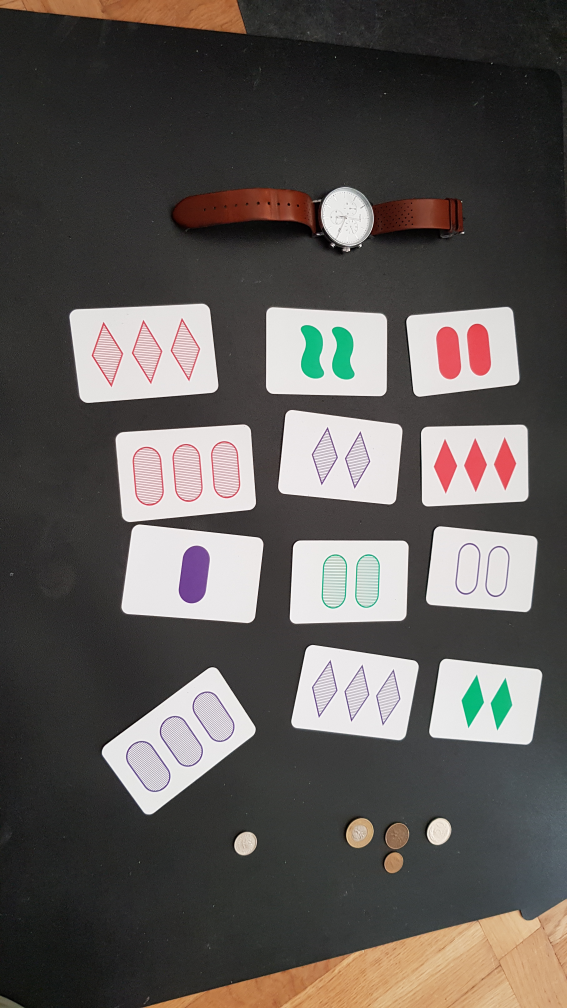
#> input picture images/12.jpg, 2268 x 4032 px (shown at 1/4 size)
$ python -i HuMoments.py   (imports and definitions only)   (older library calls are emulated)
#> lines starting #> are read from the running program, lines starting #| are printed output that depends on the picture; after the words box and inside, x2 and y2 are one past the last pixel; in counts of white or black regions, pixels touching at a corner belong together
import cv2
import numpy as np
from skimage import color
from skimage.morphology import erosion, dilation

import cvMatchingTemplate

###Image helper functions
claheObj = cv2.createCLAHE(clipLimit = 10.0, tileGridSize = (40,40))

# [206 lines left out: functions cutOut, cutOutOriginal, pickNumber, pickColor, pickFilling, pickShape and 1 more, not called in this run]

#####Image preparation
def clahe(image):
    return claheObj.apply(image)

def tresh(t, x):
    binary = (x < t) * 255.0
    binary = np.uint8(binary)
    return binary
def contrast(image, perc):
    MIN = np.percentile(image, perc)
    MAX = np.percentile(image, 100 - perc)
    norm = (image - MIN) / (MAX - MIN)
    norm[norm > 1] = 1
    norm[norm < 0] = 0
    return norm
def gamma(image, g):
    return image ** g

# [8 lines left out: function checkPixels, not called in this run]
def prepareImage(image):
    #im = color.rgb2grey(image)
    im = cv2.cvtColor(image, cv2.COLOR_BGR2GRAY)

    #im = clahe(im)
    #im = cv2.blur(im, (5, 5))
    im = contrast(im, 1)
    #im = resizeimage.resize_cover(im, [len(im[0])*2, len(im)*2], validate=False)
    im = gamma(im, 1.5)

    im = tresh(0.5, im)
    # [9 lines of commented-out code are left out]
    im = dilation(im)
    im = erosion(im)
    # [7 lines of commented-out code are left out]
    return im
# [156 lines left out: functions preparePawel, prepareImageForColoring, removeEdges, readCard, not called in this run]

#readCard("wave.jpg")
#readCard("diamond.jpg")
#color ok, number ok
#assert readCard("k13.jpg") == ('oval', 'violet', 'striped', 3), "erorr"
#assert readCard("k14.jpg") == ('wave', 'violet', 'empty', 1), "erorr"
#assert readCard("k15.jpg") == ('oval', 'red', 'striped', 1), "erorr" #plaskie, diamond -> oval
#assert readCard("k16.jpg") == ('diamond', 'green', 'empty', 1), "erorr" # dziwne rzeczy w rogu - daje striped :( # najnowszy zle
#assert readCard("k17.jpg") == ('oval', 'violet', 'full', 1), "erorr" #plaskie, diamond -> oval ok na nowych
#assert readCard("k18.jpg") == ('diamond', 'red', 'empty', 1), "erorr" #plaskie,  wave -> diamond
#assert readCard("k19.jpg") == ('diamond', 'green', 'full', 3), "erorr" #trudne oval -> diamond nie daje rady nowy
#assert readCard("k20.jpg") == ('wave', 'red', 'empty', 2), "erorr" #ok
#assert readCard("k21.jpg") == ('wave', 'green', 'striped', 2), "erorr" #
#assert readCard("k22.jpg") == ('wave', 'violet', 'empty', 3), "erorr"#ok #
#assert readCard("k23.jpg") == ('diamond', 'red', 'empty', 3), "erorr" #ok
#assert readCard("k24.jpg") == ('wave', 'red', 'striped', 1), "erorr"#

#c = ["k1.png","k2.png","k3.png","k4.png","k5.png","k6.png","k7.png","k8.png","k9.png","k10.png","k11.png","k12.png",]
#assert readCard(c[10]) == ('oval', 'green', 'empty', 2), "erorr" #ok
#assert readCard(c[0]) == ('wave', 'violet', 'full', 1), "erorr" #ok
#assert readCard(c[1]) == ('wave', 'green', 'striped', 3), "erorr" #ok
#assert readCard(c[2]) == ('diamond', 'violet', 'empty', 2), "erorr" #ok
#assert readCard(c[3]) == ('oval', 'red', 'full', 1), "erorr" #ok
#assert readCard(c[4]) == ('wave', 'red', 'striped', 2), "erorr" #ok
#assert readCard(c[5]) == ('diamond', 'red', 'full', 1), "erorr" #ok


#for i in c:
#    readCard(i)

>>> import cv2
>>> picture = cv2.cvtColor(cv2.imread('images/12.jpg'), cv2.COLOR_BGR2RGB)
>>> result = prepareImage(picture)
#> in prepareImage, `im = cv2.cvtColor(image, cv2.COLOR_BGR2GRAY)`:
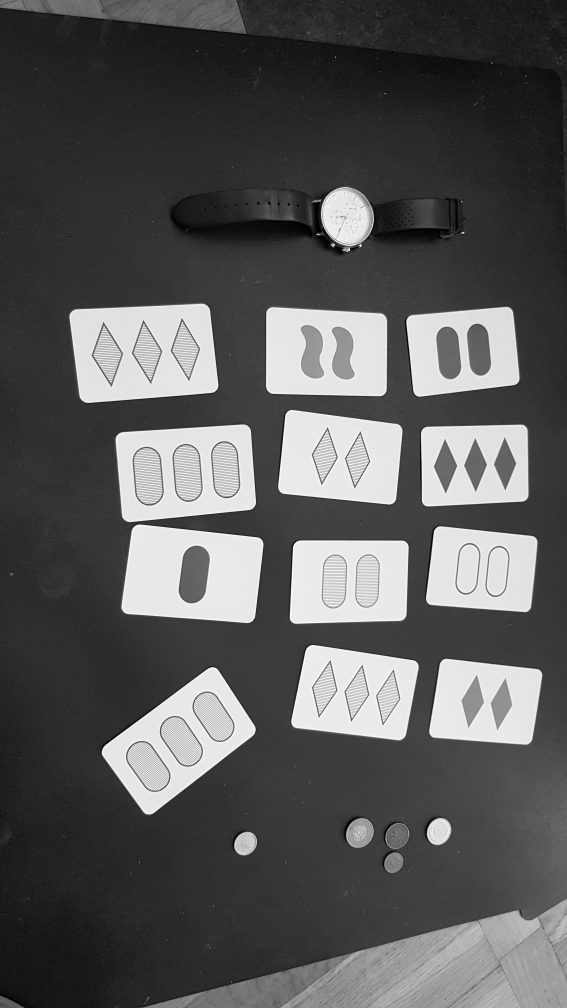
#> im: shape (4032, 2268) (shown at 1/4 size); min 0, max 255, mean 89.1
#> in contrast, `MIN = np.percentile(image, perc)`: MIN = 15
#> in contrast, `MAX = np.percentile(image, 100 - perc)`: MAX = 244
#> in gamma, `return image ** g`:
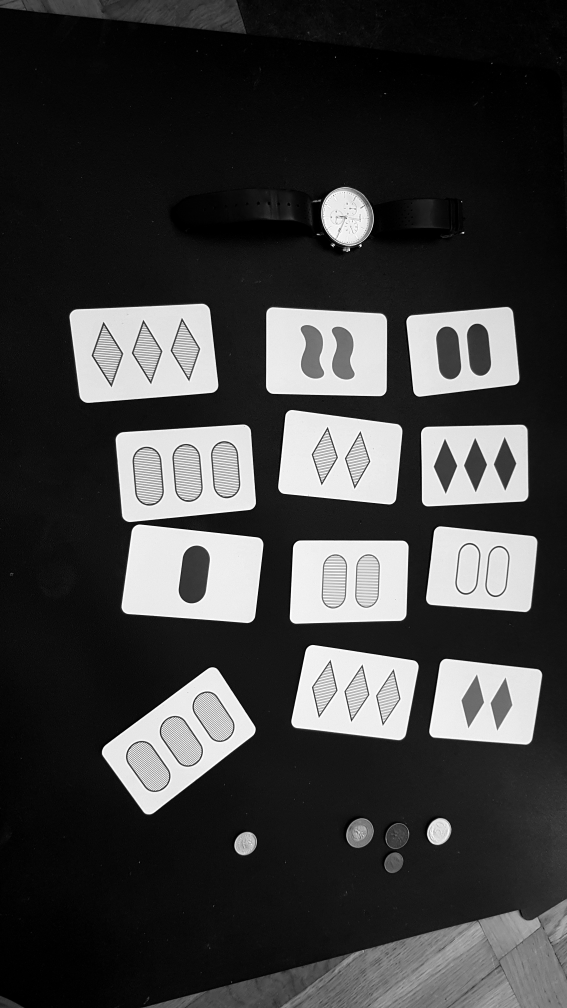
#> returned value: shape (4032, 2268) float64 (shown at 1/4 size); min 0, max 1, mean 0.246
#> in tresh, `binary = (x < t) * 255.0`:
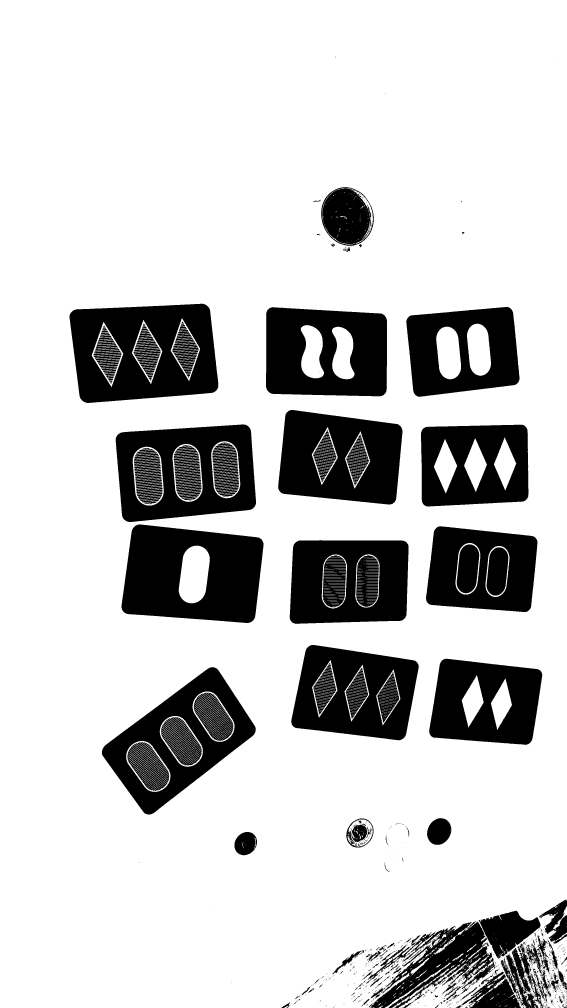
#> binary: shape (4032, 2268) float64 (shown at 1/4 size); 79.2% white; 1657 black regions (1207 under 20 px), largest, box (x1, y1, x2, y2) and area: (486, 2098, 1054, 2492) 164982, (278, 1215, 873, 1612) 157180, (1064, 1229, 1548, 1585) 134359
#> in prepareImage, `im = dilation(im)`:
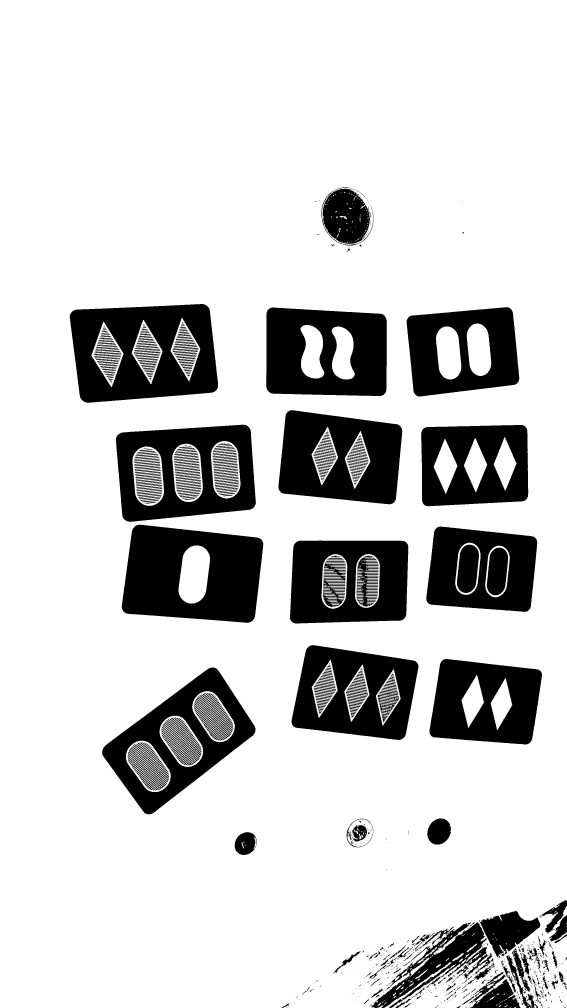
#> im: shape (4032, 2268) (shown at 1/4 size); 80.8% white; 1167 black regions (610 under 20 px), largest, box (x1, y1, x2, y2) and area: (487, 2099, 1053, 2491) 162743, (279, 1216, 872, 1611) 153866, (1065, 1230, 1547, 1584) 131774
#> in prepareImage, `im = erosion(im)`: im: shape (4032, 2268); 79.4% white; 750 black regions (271 under 20 px), largest, box (x1, y1, x2, y2) and area: (486, 2098, 1054, 2492) 164982, (278, 1215, 873, 1612) 157180, (1064, 1229, 1548, 1585) 134357

$ run again, on images/4.jpg
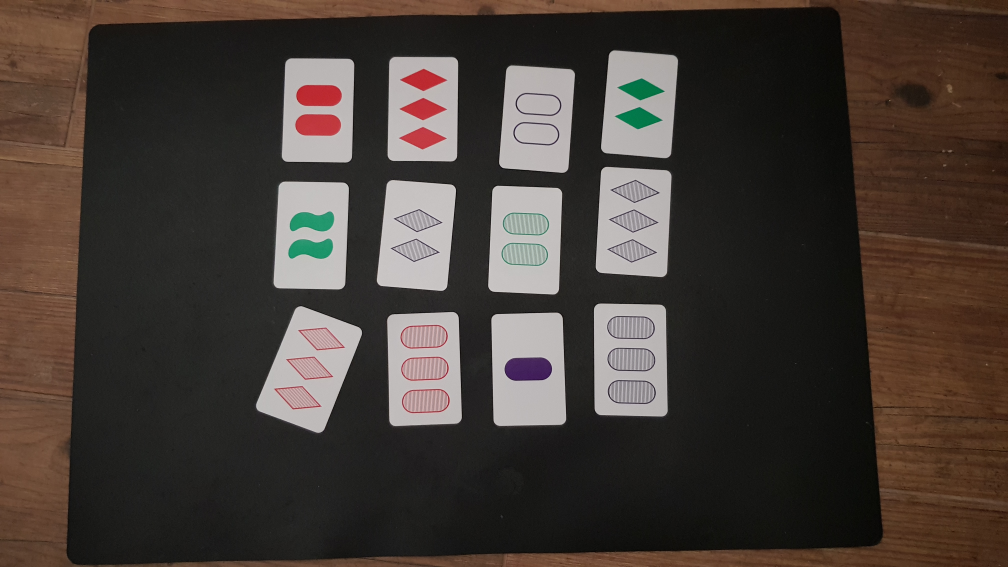
#> input picture images/4.jpg, 4032 x 2268 px (shown at 1/4 size)
#> MIN = 10
#> MAX = 198
#> in tresh, `binary = (x < t) * 255.0`:
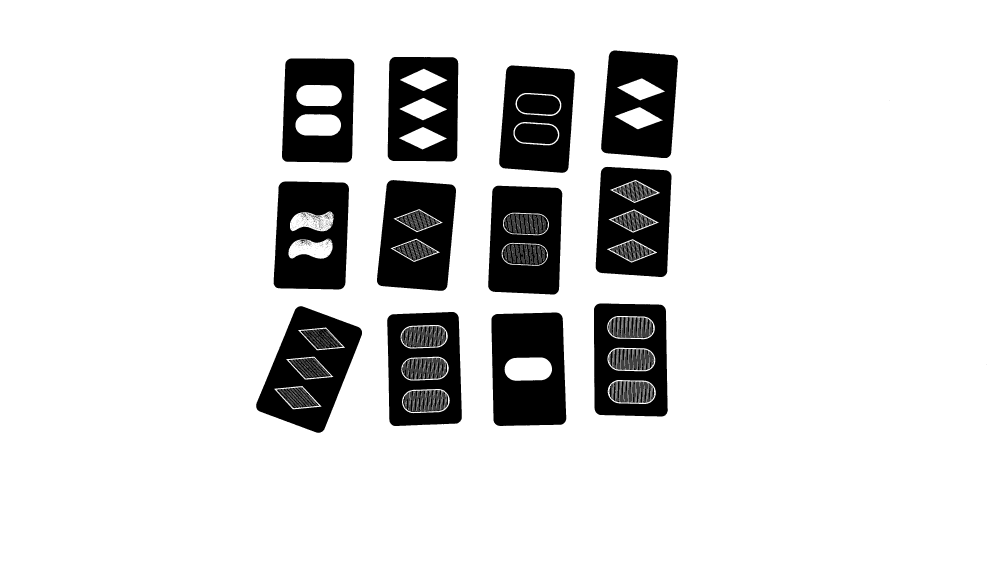
#> binary: shape (2268, 4032) float64 (shown at 1/4 size); 86.1% white; 798 black regions (569 under 20 px), largest, box (x1, y1, x2, y2) and area: (1966, 1250, 2265, 1704) 113159, (1508, 720, 1824, 1163) 100838, (1094, 726, 1396, 1158) 100351
#> in prepareImage, `im = dilation(im)`:
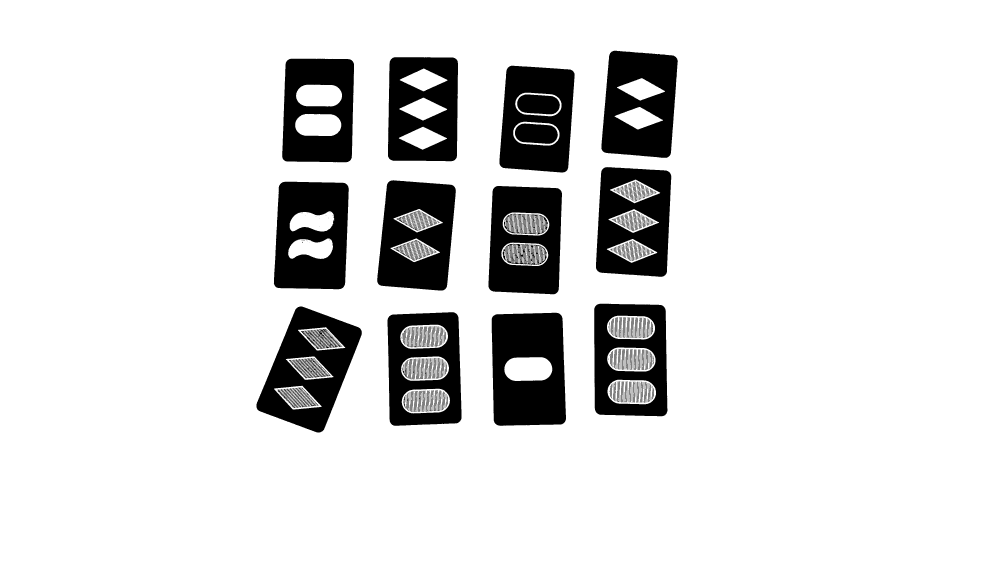
#> im: shape (2268, 4032) (shown at 1/4 size); 87.1% white; 408 black regions (42 under 20 px), largest, box (x1, y1, x2, y2) and area: (1967, 1251, 2264, 1703) 111292, (1509, 721, 1823, 1162) 98698, (1095, 727, 1395, 1157) 97983

$ run again, on images/5.jpg
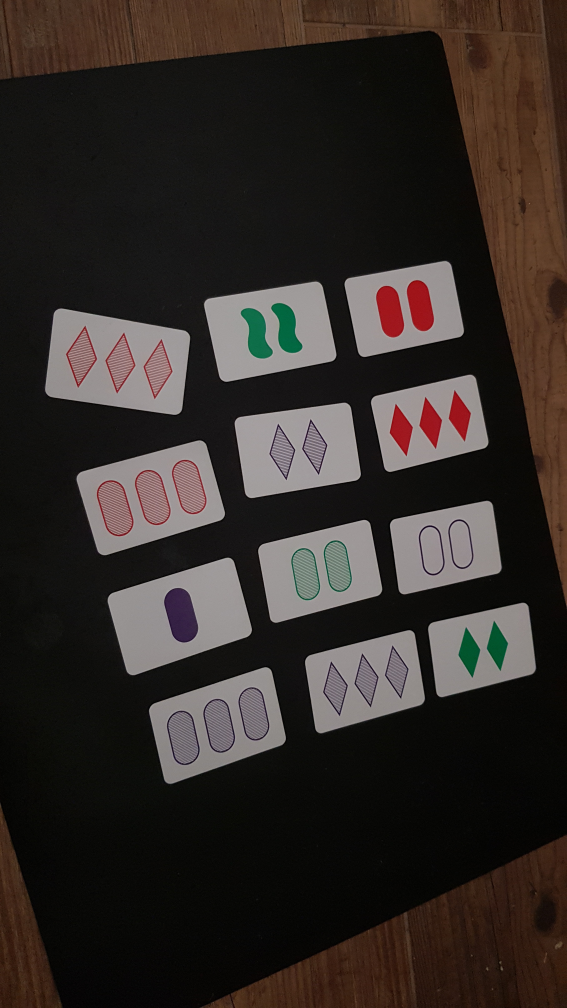
#> input picture images/5.jpg, 2268 x 4032 px (shown at 1/4 size)
#> MIN = 1
#> MAX = 161
#> in tresh, `binary = (x < t) * 255.0`:
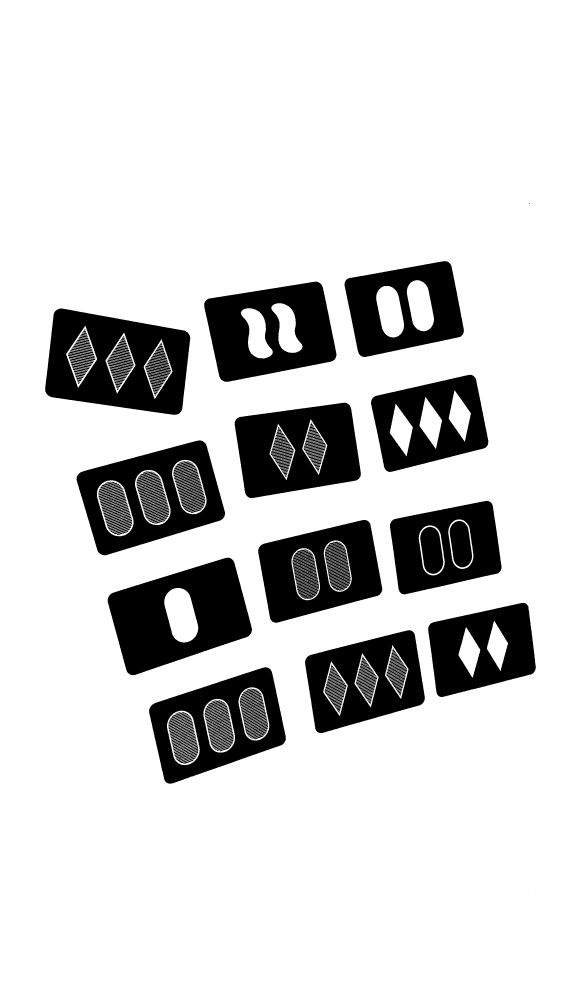
#> binary: shape (4032, 2268) float64 (shown at 1/4 size); 82.8% white; 447 black regions (16 under 20 px), largest, box (x1, y1, x2, y2) and area: (431, 2231, 1008, 2701) 154368, (181, 1234, 761, 1659) 146772, (817, 1126, 1346, 1527) 130623
#> in prepareImage, `im = dilation(im)`:
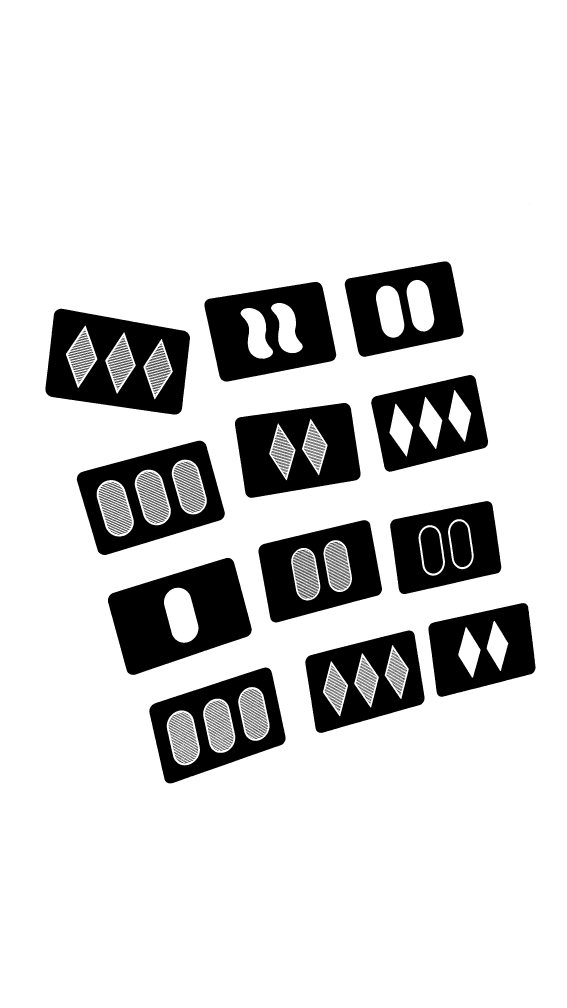
#> im: shape (4032, 2268) (shown at 1/4 size); 84% white; 564 black regions (47 under 20 px), largest, box (x1, y1, x2, y2) and area: (432, 2232, 1007, 2700) 152254, (182, 1235, 760, 1658) 143585, (818, 1127, 1345, 1526) 128102
